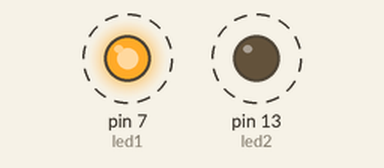
Recording of a sketch running on a simulated Arduino Uno, built with avr-gcc and run on an emulated ATmega328P. Shown: output pins drawn as LEDs (lit = HIGH). Dashed ring = blinking.

Above: at 0.05 s.
Timing chart, 0 to 3.0 s (numbered marks = the images above):
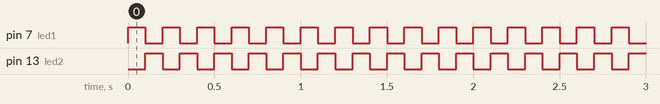

The sketch:

TestLED.ino
```cpp
int led1=7;
int led2=13;

void setup() {
  pinMode(led1, OUTPUT);
  pinMode(led2, OUTPUT);
}


void loop() {
  // Hier schalten wir die LEDs ein
  digitalWrite(led1, HIGH);
  digitalWrite(led2, LOW);

  // Warten
  delay(100);

  // Hier schalten wir die LEDs aus
  digitalWrite(led1, LOW);
  digitalWrite(led2, HIGH);

  // Warten
  delay(100);
}
```

Measured:
- by itself, pin 7 (led1), pin 13 (led2): alternates HIGH for 0.10 s and LOW for 0.10 s
